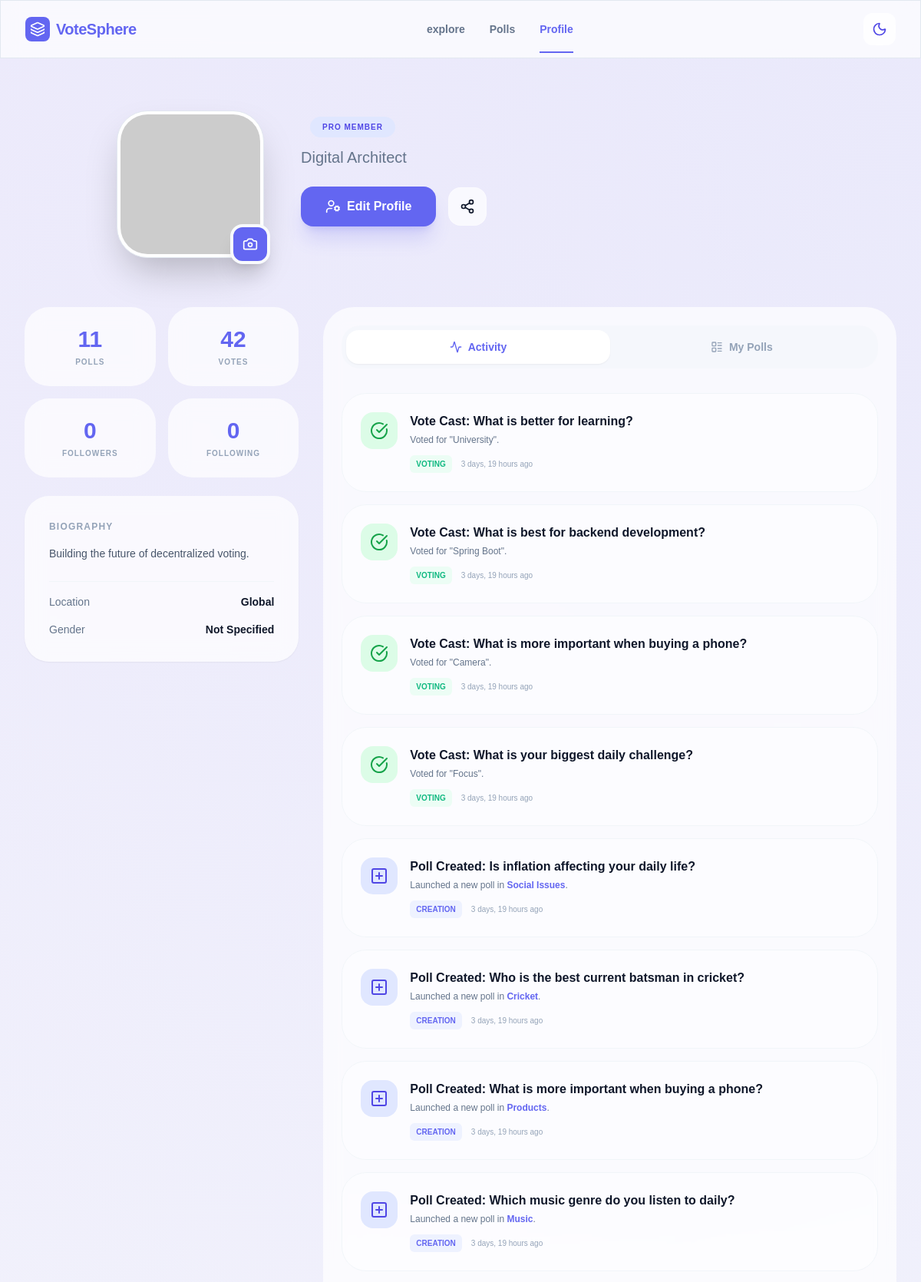
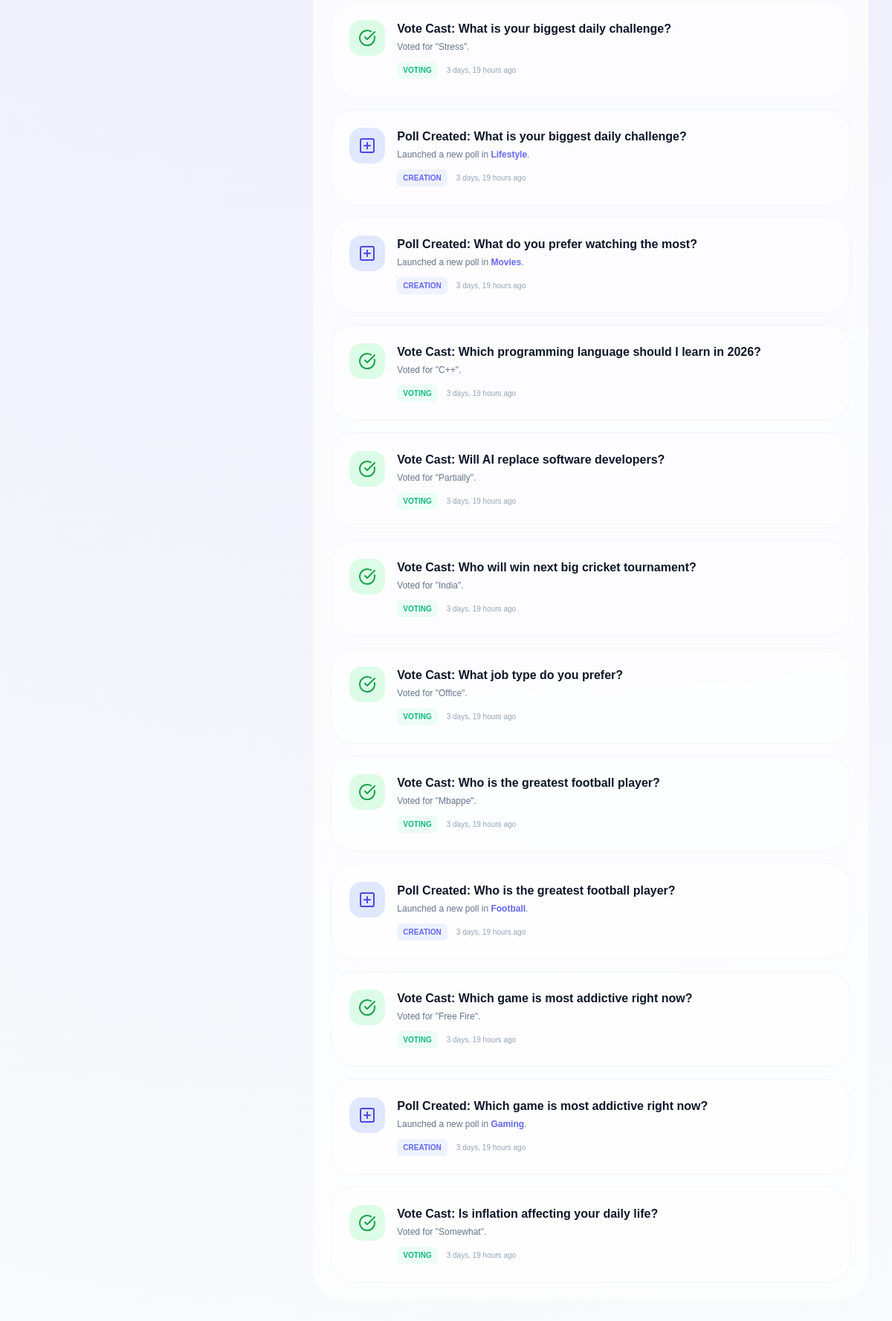
Page /user/profile (signed in) on the committed database (2 pictures, top to bottom).
### questonaries/models.py (models this page shows)
class Vote_Click(models.Model):
    opt_id = models.ForeignKey(options,on_delete=models.CASCADE)
    user_id = models.ForeignKey(User,on_delete=models.CASCADE)
    created_at= models.DateTimeField(auto_now_add=True)

class options(models.Model):
    option = models.TextField(null=False)
    o_desc = models.TextField(null=True)
    q_id = models.ForeignKey(Question,on_delete=models.CASCADE)
    created_at= models.DateTimeField(auto_now_add=True)

class Question(models.Model):
    ques = models.TextField(null=False)
    q_desc = models.TextField(null=True)
    expiry = models.DateTimeField()
    hashtags = models.TextField(null=True)
    img = models.ImageField(
        upload_to='images/Ques_Covers/%Y/%m/%d/',
        validators=[FileExtensionValidator(
            allowed_extensions=['jpg','jpeg','png','webp', 'gif'],
            message="Only this image formates are allowed: jpg, jpeg, gif, png, webp.")],
          blank=True, null=True
        )
    u_id = models.ForeignKey(User,on_delete=models.CASCADE)
    cat_id = models.ForeignKey(Category,on_delete=models.PROTECT)
    created_at= models.DateTimeField(auto_now_add=True)

class Category(models.Model):
    category = models.CharField(max_length=200)

### users/views.py (the view)
def profile_view(req):
    try:
        profile = UserProfile.objects.get(user_id=req.user)
    except UserProfile.DoesNotExist:
        profile = None
    now = timezone.now()
    active_pole = Question.objects.filter(u_id=req.user, expiry__gt=now)
    vote = Vote_Click.objects.filter(user_id=req.user)
    comm = Comments.objects.filter(user_id=req.user)
    like = PostLikes.objects.filter(user_id=req.user)
    folow = Folowers.objects.filter(folower=req.user)
    folowers=Folowers.objects.filter(user_folow=req.user).count()
    folowings=folow.count()
    t_pole = active_pole.count()
    latest_activities = list(active_pole) + list(vote) + list(comm) + list(like) + list(folow)
    for obj in latest_activities:
        if isinstance(obj, Question):
            obj.type = "question"
        elif isinstance(obj, Vote_Click):
            obj.type = "vote"
        elif isinstance(obj, Comments):
            obj.type = "comment"
        elif isinstance(obj, PostLikes):
            obj.type = "like"
        elif isinstance(obj, Folowers):
            obj.type = "follow"
    latest_activities.sort(key=lambda x: x.created_at, reverse=True)
    latest_activities = latest_activities[:20]
    my_polls=[]
    for q in active_pole:
        option=options.objects.filter(q_id=q.id)
        total_vote = Vote_Click.objects.filter(opt_id__q_id=q.id).count()
        option_array=[]
        for opt in option:
            t_opt=Vote_Click.objects.filter(opt_id=opt.id).count()
            opt_pers = (t_opt / total_vote * 100) if total_vote > 0 else 0
            print("tvote: ", total_vote)
            print("topt: ", t_opt)
            option_array.append({
                    'opt_data':opt,
                    'opt_pers':opt_pers
                })
        my_polls.append({
            'ques':q,
            'options':option_array
        })
    vote_cast = 0
    for q in active_pole:
        vote_cast += Vote_Click.objects.filter(opt_id__q_id=q.id).count()
    context = {
        'profile': profile,
        'my_polls': my_polls,
        'pole': t_pole,
        'votes': vote_cast,
        'latest_activities':latest_activities,
        'folowers':folowers,
        'folowing':folowings
    }
    return render(req, "users/profile.html", context)

### users/Templates/users/profile.html (shortened to what this page needs)
{% load static %}
<!DOCTYPE html>
<html lang="en" class="scroll-smooth">
<head>
    <link href="{% static 'home/links/font.css' %}" rel="stylesheet">
    <script src="{% static 'home/links/tailwind.css' %}"></script>
</head>
<body class="bg-[#f8fafc] dark:bg-slate-950 text-slate-900 dark:text-slate-100 transition-colors duration-300 profile-header-gradient min-h-screen pb-20 md:pb-12">
    <nav class="fixed top-0 w-full z-40 glass border-b border-slate-200 dark:border-slate-800 px-4 md:px-8 py-4 flex justify-between items-center">
        <a href="{% url 'home' %}" class="flex items-center gap-2 font-bold text-lg md:text-xl tracking-tight text-primary">
            <div class="w-8 h-8 bg-primary rounded-lg flex items-center justify-center text-white">
                <i data-lucide="layers" class="w-5 h-5"></i>
            </div>
            <span>VoteSphere</span>
        </a>
        <div class="hidden md:flex items-center gap-8 text-sm font-semibold text-slate-500 dark:text-slate-400">
            <a href="{% url 'explore' %}" class="hover:text-primary transition-colors">explore</a>
            <a href="{% url 'feeds' %}" class="hover:text-primary transition-colors">Polls</a>
            <a href="{% url 'profile' %}" class="text-primary relative after:absolute after:bottom-[-21px] after:left-0 after:right-0 after:h-[2px] after:bg-primary">Profile</a>
        </div>
        <div class="flex items-center gap-2">
            <button id="theme-toggle-desktop" class="p-2.5 rounded-xl glass hover:scale-105 transition-transform">
                <i data-lucide="moon" class="w-5 h-5 dark:hidden text-indigo-600"></i>
            </button>
        </div>
    </nav>
    <main class="pt-24 md:pt-36 px-4 sm:px-6 lg:px-8 max-w-7xl mx-auto">
        <div class="mb-10 md:mb-16 flex justify-center">
            <div class="flex flex-col md:flex-row items-center md:items-start gap-6 md:gap-12 w-full max-w-4xl">
                <div class="relative shrink-0 group">
                    <div class="w-32 h-32 sm:w-40 sm:h-40 md:w-48 md:h-48 rounded-[2.5rem] p-1 bg-white dark:bg-slate-900 shadow-2xl border border-slate-200 dark:border-slate-800 transition-transform duration-500 group-hover:rotate-3">
                        <img src="{% if profile.profile_picture %}{{profile.profile_picture.url}}{% else %}https://api.dicebear.com/7.x/avataaars/svg?seed=Felix{% endif %}"
                             alt="Profile" class="w-full h-full object-cover rounded-[2.2rem]">
                    </div>
                    <button class="absolute -bottom-2 -right-2 p-3 bg-primary text-white rounded-2xl shadow-xl hover:scale-110 transition-all border-4 border-[#f8fafc] dark:border-slate-950">
                        <i data-lucide="camera" class="w-5 h-5"></i>
                    </button>
                </div>
                <div class="flex-1 text-center md:text-left pt-2 w-full">
                    <div class="flex flex-col md:flex-row md:items-center gap-3 mb-3">
                        <span class="inline-block mx-auto md:mx-0 px-4 py-1.5 bg-indigo-100 dark:bg-indigo-900/30 text-indigo-600 dark:text-indigo-400 text-[10px] font-extrabold uppercase tracking-widest rounded-full">Pro Member</span>
                    </div>
                    <p class="text-slate-500 dark:text-slate-400 font-medium text-lg md:text-xl mb-6">{{profile.user_id.ext_user.profession|default:'Digital Architect'}}</p>
                    <div class="flex items-center justify-center md:justify-start gap-4">
                        <a href="{% url 'edit_profile' %}" class="px-8 py-3.5 bg-primary text-white font-bold rounded-2xl shadow-xl shadow-indigo-500/20 hover:opacity-90 transition-all flex items-center gap-2">
                            <i data-lucide="user-cog" class="w-5 h-5"></i> Edit Profile
                        </a>
                        <button class="p-3.5 glass rounded-2xl"><i data-lucide="share-2" class="w-5 h-5"></i></button>
                    </div>
                </div>
            </div>
        </div>
        <div class="grid grid-cols-1 lg:grid-cols-12 gap-8">
            <div class="lg:col-span-4 space-y-6">
                <div class="grid grid-cols-2 gap-4">
                    <div class="glass p-6 rounded-[2rem] border-none text-center">
                        <span class="block text-3xl font-black text-primary">{{pole|default:'12'}}</span>
                        <span class="text-[10px] font-bold text-slate-400 uppercase tracking-widest mt-1 block">Polls</span>
                    </div>
                    <div class="glass p-6 rounded-[2rem] border-none text-center">
                        <span class="block text-3xl font-black text-primary">{{votes|default:'284'}}</span>
                        <span class="text-[10px] font-bold text-slate-400 uppercase tracking-widest mt-1 block">Votes</span>
                    </div>
                    <div class="glass p-6 rounded-[2rem] border-none text-center">
                        <span class="block text-3xl font-black text-primary">{{folowers|default:'0'}}</span>
                        <span class="text-[10px] font-bold text-slate-400 uppercase tracking-widest mt-1 block">Followers</span>
                    </div>
                    <div class="glass p-6 rounded-[2rem] border-none text-center">
                        <span class="block text-3xl font-black text-primary">{{folowing|default:'0'}}</span>
                        <span class="text-[10px] font-bold text-slate-400 uppercase tracking-widest mt-1 block">Following</span>
                    </div>
                </div>
                <div class="glass p-8 rounded-[2rem] border-none shadow-sm">
                    <h3 class="text-xs font-bold text-slate-400 uppercase tracking-widest mb-4">Biography</h3>
                    <p class="text-slate-600 dark:text-slate-400 text-sm leading-relaxed mb-6">{{profile.bio|default:'Building the future of decentralized voting.'}}</p>
                    <div class="space-y-4 pt-4 border-t border-slate-100 dark:border-slate-800">
                        <div class="flex items-center justify-between text-sm"><span class="text-slate-500">Location</span><span class="font-bold">{{profile.location|default:'Global'}}</span></div>
                        <div class="flex items-center justify-between text-sm"><span class="text-slate-500">Gender</span><span class="font-bold">{{profile.user_id.ext_user.gender|default:'Not Specified'}}</span></div>
                    </div>
                </div>
            </div>
            <div class="lg:col-span-8">
                <div class="glass rounded-[2.5rem] p-4 md:p-6 border-none min-h-[600px] flex flex-col">
                    <div class="flex bg-slate-100/50 dark:bg-slate-900/50 p-1.5 rounded-[1.5rem] mb-8 overflow-x-auto no-scrollbar">
                        <button onclick="switchTab('activity')" id="tab-activity" class="tab-btn flex-1 py-3 px-6 rounded-2xl bg-white dark:bg-slate-800 shadow-sm text-sm font-bold text-primary flex items-center justify-center gap-2 transition-all shrink-0">
                            <i data-lucide="activity" class="w-4 h-4"></i> Activity
                        </button>
                        <button onclick="switchTab('polls')" id="tab-polls" class="tab-btn flex-1 py-3 px-6 rounded-2xl text-slate-400 text-sm font-bold flex items-center justify-center gap-2 transition-all shrink-0">
                            <i data-lucide="layout-list" class="w-4 h-4"></i> My Polls
                        </button>
                    </div>
                    <div id="content-activity" class="tab-content space-y-4">
                        {% for act in latest_activities %}
                        {% if act.type == 'question' %}
                        <div class="p-6 rounded-[2rem] bg-white/40 dark:bg-slate-800/20 border border-slate-100 dark:border-slate-800 flex flex-col sm:flex-row gap-4 hover:bg-white/60 transition-colors">
                            <div class="w-12 h-12 rounded-2xl bg-indigo-100 dark:bg-indigo-900/30 flex items-center justify-center text-indigo-600 shrink-0"><i data-lucide="plus-square" class="w-6 h-6"></i></div>
                            <div>
                                <h4 class="font-bold text-slate-900 dark:text-white">Poll Created: {{act.ques}}</h4>
                                <p class="text-xs text-slate-500 mt-1 mb-3">Launched a new poll in <span class="text-indigo-500 font-semibold">{{act.cat_id.category}}</span>.</p>
                                <div class="flex items-center gap-3"><span class="text-[10px] font-bold text-indigo-500 bg-indigo-50 dark:bg-indigo-900/20 px-2 py-1 rounded-md uppercase">Creation</span><span class="text-[10px] font-medium text-slate-400">{{ act.created_at|timesince }} ago</span></div>
                            </div>
                        </div>
                        {% elif act.type == 'vote' %}
                        <div class="p-6 rounded-[2rem] bg-white/40 dark:bg-slate-800/20 border border-slate-100 dark:border-slate-800 flex flex-col sm:flex-row gap-4 hover:bg-white/60 transition-colors">
                            <div class="w-12 h-12 rounded-2xl bg-green-100 dark:bg-green-900/30 flex items-center justify-center text-green-600 shrink-0"><i data-lucide="check-circle" class="w-6 h-6"></i></div>
                            <div>
                                <h4 class="font-bold text-slate-900 dark:text-white">Vote Cast: {{act.opt_id.q_id.ques}}</h4>
                                <p class="text-xs text-slate-500 mt-1 mb-3">Voted for "{{act.opt_id.option}}".</p>
                                <div class="flex items-center gap-3"><span class="text-[10px] font-bold text-emerald-500 bg-emerald-50 dark:bg-emerald-900/20 px-2 py-1 rounded-md uppercase">Voting</span><span class="text-[10px] font-medium text-slate-400">{{act.created_at|timesince}} ago</span></div>
                            </div>
                        </div>
                        {% endif %}
                        {% endfor %}
                    </div>
                </div>
            </div>
        </div>
    </main>
</body>
</html>

### users/Templates/users/profile.html (style rules this page uses)
body { font-family: 'Plus Jakarta Sans', sans-serif; -webkit-tap-highlight-color: transparent; }
.glass { background: rgba(255, 255, 255, 0.7); backdrop-filter: blur(12px); -webkit-backdrop-filter: blur(12px); border: 1px solid rgba(255, 255, 255, 0.3); }
.profile-header-gradient { background: radial-gradient(circle at top right, rgba(99, 102, 241, 0.08), transparent), radial-gradient(circle at top left, rgba(168, 85, 247, 0.05), transparent); }
.no-scrollbar { -ms-overflow-style: none; scrollbar-width: none; }

### rows in the picture
Vote_Click: opt_id.q_id.ques "What is better for learning?", opt_id.option "University", created_at "3 days, 19 hours"
Vote_Click: opt_id.q_id.ques "What is best for backend development?", opt_id.option "Spring Boot", created_at "3 days, 19 hours"
Vote_Click: opt_id.q_id.ques "What is more important when buying a phone?", opt_id.option "Camera", created_at "3 days, 19 hours"
Vote_Click: opt_id.q_id.ques "What is your biggest daily challenge?", opt_id.option "Focus", created_at "3 days, 19 hours"
Question: ques "Is inflation affecting your daily life?", cat_id.category "Social Issues", created_at "3 days, 19 hours"
Question: ques "Who is the best current batsman in cricket?", cat_id.category "Cricket", created_at "3 days, 19 hours"
Question: ques "What is more important when buying a phone?", cat_id.category "Products", created_at "3 days, 19 hours"
Question: ques "Which music genre do you listen to daily?", cat_id.category "Music", created_at "3 days, 19 hours"
Vote_Click: opt_id.q_id.ques "What is your biggest daily challenge?", opt_id.option "Stress", created_at "3 days, 19 hours"
Question: ques "What is your biggest daily challenge?", cat_id.category "Lifestyle", created_at "3 days, 19 hours"
Question: ques "What do you prefer watching the most?", cat_id.category "Movies", created_at "3 days, 19 hours"
Vote_Click: opt_id.q_id.ques "Which programming language should I learn in 2026?", opt_id.option "C++", created_at "3 days, 19 hours"
Vote_Click: opt_id.q_id.ques "Will AI replace software developers?", opt_id.option "Partially", created_at "3 days, 19 hours"
Vote_Click: opt_id.q_id.ques "Who will win next big cricket tournament?", opt_id.option "India", created_at "3 days, 19 hours"
Vote_Click: opt_id.q_id.ques "What job type do you prefer?", opt_id.option "Office", created_at "3 days, 19 hours"
Vote_Click: opt_id.q_id.ques "Who is the greatest football player?", opt_id.option "Mbappe", created_at "3 days, 19 hours"
Question: ques "Who is the greatest football player?", cat_id.category "Football", created_at "3 days, 19 hours"
Vote_Click: opt_id.q_id.ques "Which game is most addictive right now?", opt_id.option "Free Fire", created_at "3 days, 19 hours"
Question: ques "Which game is most addictive right now?", cat_id.category "Gaming", created_at "3 days, 19 hours"
Vote_Click: opt_id.q_id.ques "Is inflation affecting your daily life?", opt_id.option "Somewhat", created_at "3 days, 19 hours"

### other values in the picture
{{ profile.user_id.ext_user.profession|default:'Digital Architect' }} "Digital Architect"
{{ pole|default:'12' }} "11"
{{ votes|default:'284' }} "42"
{{ folowers|default:'0' }} "0"
{{ folowing|default:'0' }} "0"
{{ profile.bio|default:'Building the future of decentralized voting.' }} "Building the future of decentralized voting."
{{ profile.location|default:'Global' }} "Global"
{{ profile.user_id.ext_user.gender|default:'Not Specified' }} "Not Specified"
